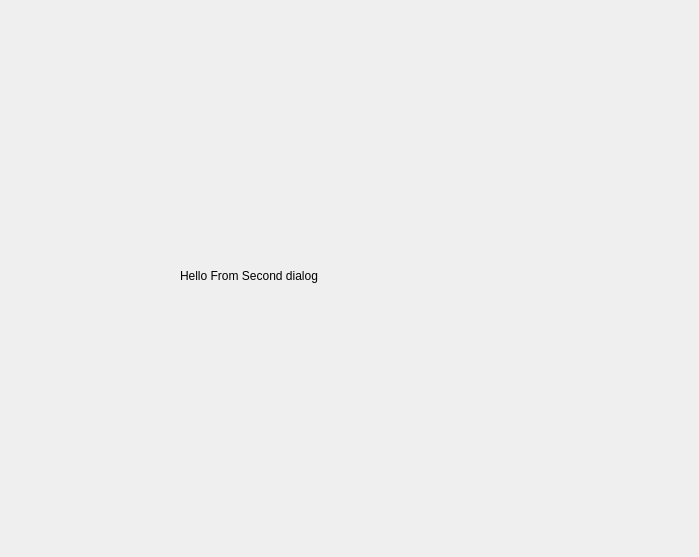
<?xml version="1.0" encoding="UTF-8"?>
<ui version="4.0">
 <class>SecDialog</class>
 <widget class="QDialog" name="SecDialog">
  <property name="geometry">
   <rect>
    <x>0</x>
    <y>0</y>
    <width>699</width>
    <height>557</height>
   </rect>
  </property>
  <property name="windowTitle">
   <string>Dialog</string>
  </property>
  <widget class="QLabel" name="label">
   <property name="geometry">
    <rect>
     <x>180</x>
     <y>230</y>
     <width>201</width>
     <height>91</height>
    </rect>
   </property>
   <property name="text">
    <string>Hello From Second dialog</string>
   </property>
  </widget>
 </widget>
 <resources/>
 <connections/>
</ui>
